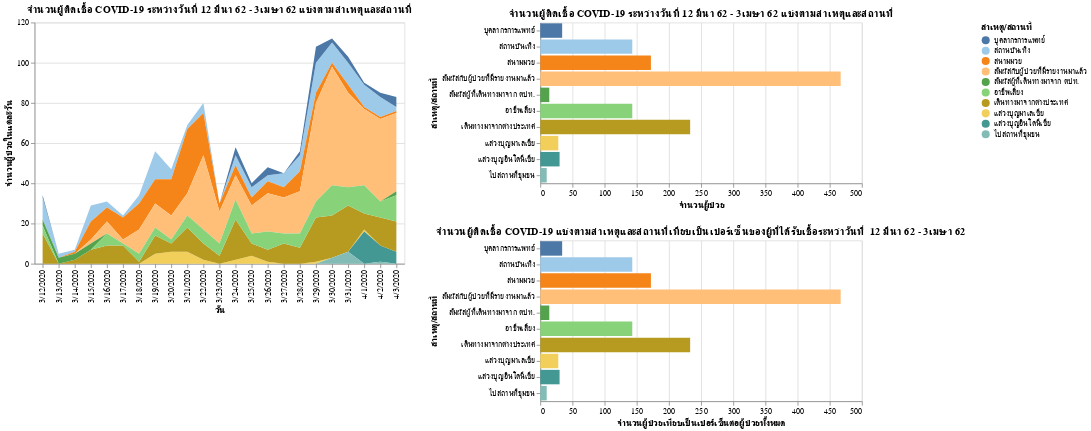

Notebook code for this chart:
### Code cell
selection = alt.selection_multi(fields=['สาเหตุ/สถานที่'], bind='legend')

chart1=alt.Chart(df_2).mark_area().encode(
    x="วัน:O",
    y='จำนวนผู้ป่วยในแต่ละวัน',
    color=alt.Color('สาเหตุ/สถานที่:N',scale=alt.Scale(scheme='tableau20')),tooltip= ["วัน:O",'จำนวนผู้ป่วยในแต่ละวัน','สาเหตุ/สถานที่'],
     opacity=alt.condition(selection, alt.value(1), alt.value(0.2))).add_selection(
    selection
).properties(
    title='จำนวนผู้ติดเชื้อ COVID-19 ระหว่างวันที่ 12 มีนา 62 - 3เมษา 62 แบ่งตามสาเหตุและสถานที่'
)
    

chart2 = alt.Chart(df_3).mark_bar().encode(
    y="สาเหตุ/สถานที่:O",
    x= alt.X('จำนวนผู้ป่วยในแต่ละวัน',title = "จำนวนผู้ป่วย"),
    color=alt.Color('สาเหตุ/สถานที่:N', scale=alt.Scale(scheme='tableau20')),tooltip= ['จำนวนผู้ป่วยในแต่ละวัน','สาเหตุ/สถานที่','percent'],
    opacity=alt.condition(selection, alt.value(1), alt.value(0.2))
    ).add_selection(
    selection
).properties(
    title='จำนวนผู้ติดเชื้อ COVID-19 ระหว่างวันที่ 12 มีนา 62 - 3เมษา 62 แบ่งตามสาเหตุและสถานที่'
)

chart3=alt.Chart(df_3).mark_bar().encode(
    y="สาเหตุ/สถานที่:O",
    x=alt.X('จำนวนผู้ป่วยในแต่ละวัน',title = "จำนวนผู้ป่วยเทียบเป็นเปอร์เซ็นต่อผู้ป่วยทั้งหมด"),
    color=alt.Color('สาเหตุ/สถานที่:N', scale=alt.Scale(scheme='tableau20')),tooltip= ['จำนวนผู้ป่วยในแต่ละวัน','สาเหตุ/สถานที่','percent'],
    opacity=alt.condition(selection, alt.value(1), alt.value(0.2))
    ).add_selection(
    selection
).properties(
    title='จำนวนผู้ติดเชื้อ COVID-19 แบ่งตามสาเหตุและสถานที่เทียบเป็นเปอร์เซ็นของผู้ที่ได้รับเชื้อระหว่าวันที่  12 มีนา 62 - 3เมษา 62'
)

chart1|(chart2&chart3)

### Figure 1 — Vega-Lite specification as saved in the notebook (floating-point values rounded to 4 significant figures; data arrays with more than 128 entries replaced by an {"elided": "..."} marker saying what was removed)
{"config": {"view": {"continuousWidth": 400, "continuousHeight": 300}}, "hconcat": [{"data": {"name": "data-471683328caf2a91e6565481b459fa7f"}, "mark": "area", "encoding": {"color": {"type": "nominal", "field": "สาเหตุ/สถานที่", "scale": {"scheme": "tableau20"}}, "opacity": {"condition": {"value": 1, "selection": "selector086"}, "value": 0.2}, "tooltip": [{"type": "ordinal", "field": "วัน"}, {"type": "quantitative", "field": "จำนวนผู้ป่วยในแต่ละวัน"}, {"type": "nominal", "field": "สาเหตุ/สถานที่"}], "x": {"type": "ordinal", "field": "วัน"}, "y": {"type": "quantitative", "field": "จำนวนผู้ป่วยในแต่ละวัน"}}, "selection": {"selector086": {"type": "multi", "fields": ["สาเหตุ/สถานที่"], "bind": "legend"}}, "title": "จำนวนผู้ติดเชื้อ COVID-19 ระหว่างวันที่ 12 มีนา 62 - 3เมษา 62 แบ่งตามสาเหตุและสถานที่"}, {"vconcat": [{"mark": "bar", "encoding": {"color": {"type": "nominal", "field": "สาเหตุ/สถานที่", "scale": {"scheme": "tableau20"}}, "opacity": {"condition": {"value": 1, "selection": "selector086"}, "value": 0.2}, "tooltip": [{"type": "quantitative", "field": "จำนวนผู้ป่วยในแต่ละวัน"}, {"type": "nominal", "field": "สาเหตุ/สถานที่"}, {"type": "quantitative", "field": "percent"}], "x": {"type": "quantitative", "field": "จำนวนผู้ป่วยในแต่ละวัน", "title": "จำนวนผู้ป่วย"}, "y": {"type": "ordinal", "field": "สาเหตุ/สถานที่"}}, "selection": {"selector086": {"type": "multi", "fields": ["สาเหตุ/สถานที่"], "bind": "legend"}}, "title": "จำนวนผู้ติดเชื้อ COVID-19 ระหว่างวันที่ 12 มีนา 62 - 3เมษา 62 แบ่งตามสาเหตุและสถานที่"}, {"mark": "bar", "encoding": {"color": {"type": "nominal", "field": "สาเหตุ/สถานที่", "scale": {"scheme": "tableau20"}}, "opacity": {"condition": {"value": 1, "selection": "selector086"}, "value": 0.2}, "tooltip": [{"type": "quantitative", "field": "จำนวนผู้ป่วยในแต่ละวัน"}, {"type": "nominal", "field": "สาเหตุ/สถานที่"}, {"type": "quantitative", "field": "percent"}], "x": {"type": "quantitative", "field": "จำนวนผู้ป่วยในแต่ละวัน", "title": "จำนวนผู้ป่วยเทียบเป็นเปอร์เซ็นต่อผู้ป่วยทั้งหมด"}, "y": {"type": "ordinal", "field": "สาเหตุ/สถานที่"}}, "selection": {"selector086": {"type": "multi", "fields": ["สาเหตุ/สถานที่"], "bind": "legend"}}, "title": "จำนวนผู้ติดเชื้อ COVID-19 แบ่งตามสาเหตุและสถานที่เทียบเป็นเปอร์เซ็นของผู้ที่ได้รับเชื้อระหว่าวันที่  12 มีนา 62 - 3เมษา 62"}], "data": {"name": "data-67c02593e7b2ab5dd1fa99f633643dc2"}}], "$schema": "https://vega.github.io/schema/vega-lite/v4.8.1.json", "datasets": {"data-471683328caf2a91e6565481b459fa7f": {"elided": "230 records"}, "data-67c02593e7b2ab5dd1fa99f633643dc2": [{"Unnamed: 0": 0.0, "จำนวนผู้ป่วยในแต่ละวัน": 34, "percent": 2.0, "สาเหตุ/สถานที่": "บุคลากรการแพทย์"}, {"Unnamed: 0": 0.0, "จำนวนผู้ป่วยในแต่ละวัน": 143, "percent": 7.0, "สาเหตุ/สถานที่": "สถานบันเทิง"}, {"Unnamed: 0": 0.0, "จำนวนผู้ป่วยในแต่ละวัน": 172, "percent": 9.0, "สาเหตุ/สถานที่": "สนามมวย"}, {"Unnamed: 0": 0.0, "จำนวนผู้ป่วยในแต่ละวัน": 467, "percent": 24.0, "สาเหตุ/สถานที่": "สัมผัสกับผู้ป่วยที่มีรายงานมาแล้ว"}, {"Unnamed: 0": 0.0, "จำนวนผู้ป่วยในแต่ละวัน": 14, "percent": 1.0, "สาเหตุ/สถานที่": "สัมผัสผู้ที่เดินทางมาจาก ตปท."}, {"Unnamed: 0": 0.0, "จำนวนผู้ป่วยในแต่ละวัน": 143, "percent": 7.0, "สาเหตุ/สถานที่": "อาชีพเสี่ยง"}, {"Unnamed: 0": 0.0, "จำนวนผู้ป่วยในแต่ละวัน": 233, "percent": 12.0, "สาเหตุ/สถานที่": "เดินทางมาจากต่างประเทศ"}, {"Unnamed: 0": 0.0, "จำนวนผู้ป่วยในแต่ละวัน": 28, "percent": 1.0, "สาเหตุ/สถานที่": "แสวงบุญมาเลเซีย"}, {"Unnamed: 0": 0.0, "จำนวนผู้ป่วยในแต่ละวัน": 30, "percent": 2.0, "สาเหตุ/สถานที่": "แสวงบุญอินโดนีเซีย"}, {"Unnamed: 0": 0.0, "จำนวนผู้ป่วยในแต่ละวัน": 10, "percent": 1.0, "สาเหตุ/สถานที่": "ไปสถานที่ชุมชน"}]}}
